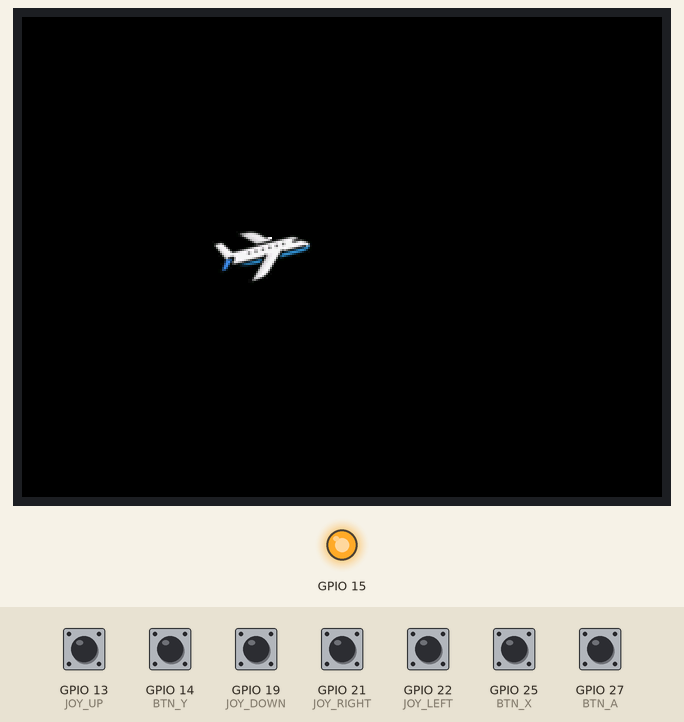
Bench run of a sketch on a simulated ESP32. Shown: 320×240 colour display, output pins drawn as LEDs (lit = HIGH). Inputs (shaded band) come from the test bench; at power-on: GPIO 13 (JOY_UP), GPIO 14 (BTN_Y), GPIO 19 (JOY_DOWN), GPIO 21 (JOY_RIGHT), GPIO 22 (JOY_LEFT), GPIO 25 (BTN_X), GPIO 27 (BTN_A) HIGH.

Above: at 1.4 s.
1.5 s: GPIO 25 (BTN_X) pulled LOW for 0.15 s
At 2.8 s:
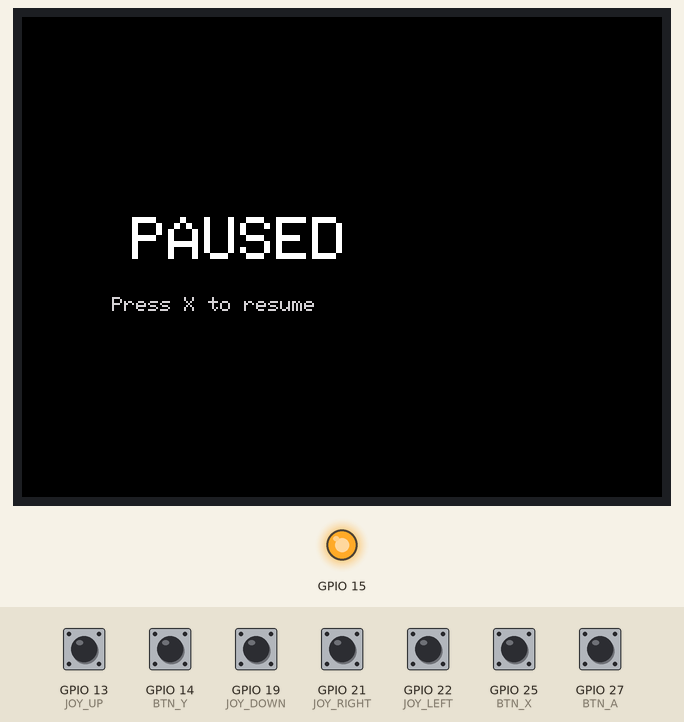
3.1 s: GPIO 25 (BTN_X) pulled LOW for 1 s
At 4.5 s:
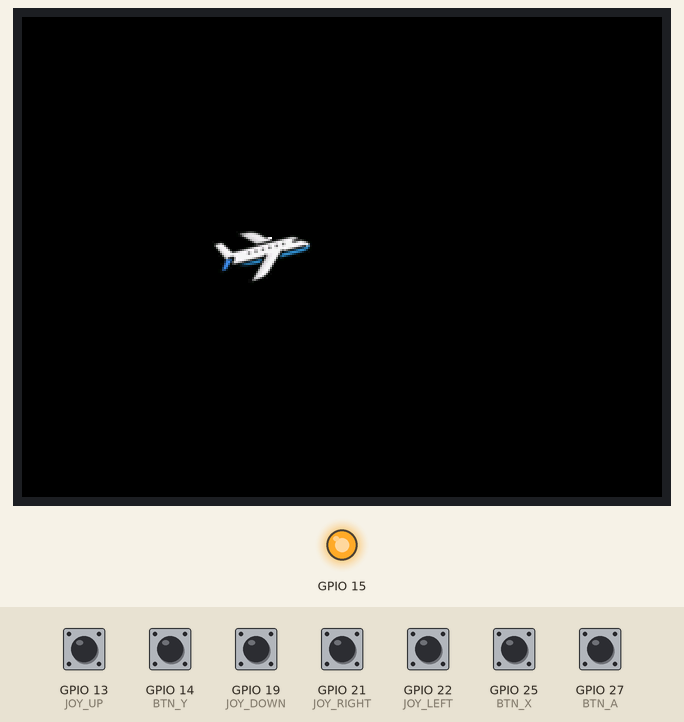
5.6 s: GPIO 27 (BTN_A) pulled LOW for 0.15 s
7.4 s: GPIO 25 (BTN_X) pulled LOW for 0.15 s
At 8.1 s:
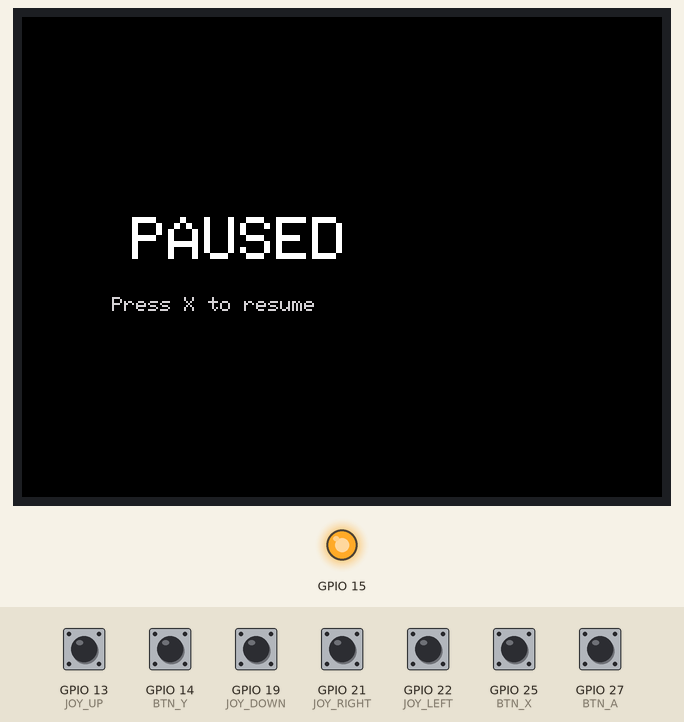
9.0 s: GPIO 14 (BTN_Y) pulled LOW for 0.15 s
At 10.2 s:
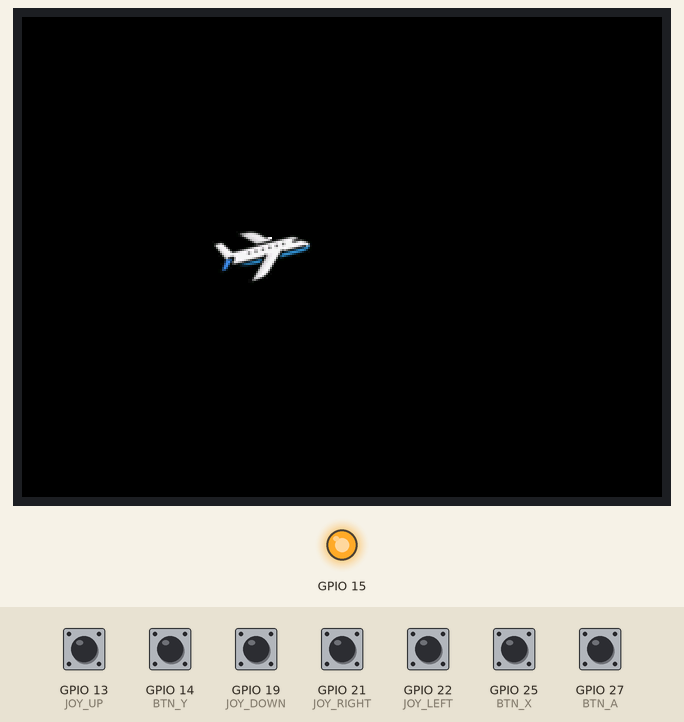
10.6 s: GPIO 13 (JOY_UP) pulled LOW for 1 s
At 11.8 s:
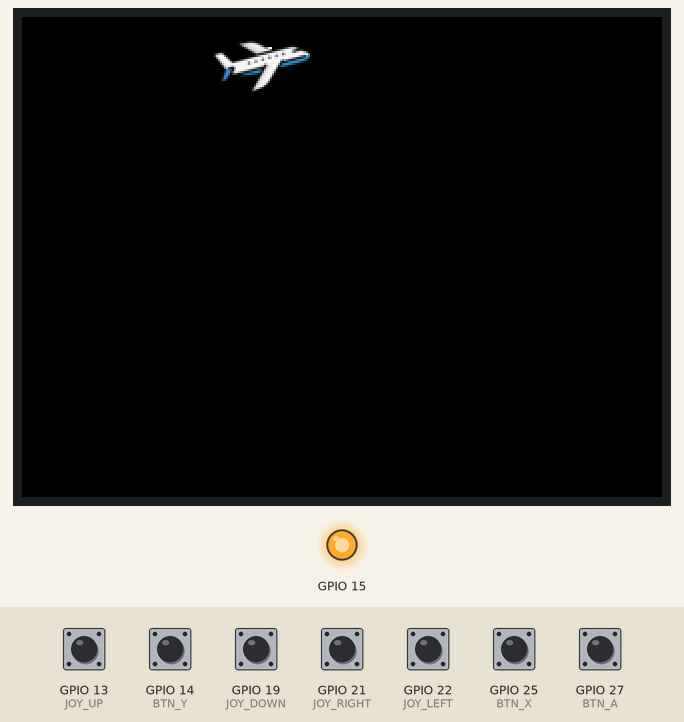
Timing chart, 0 to 13.6 s (numbered marks = the images above; inputs shaded):
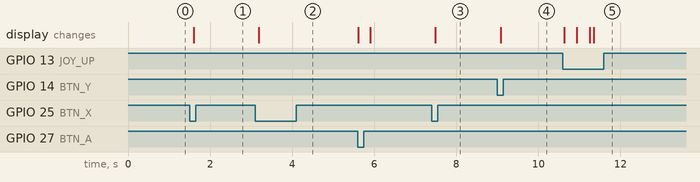

The sketch:

aircraftGame.ino
```cpp
//  WIRING
//  LCD Display
// GP11 (LCD_DIN/MOSI)  -> GPIO 23
// GP10 (LCD_CLK/SCLK)  -> GPIO 18
// GP9  (LCD_CS)        -> GPIO 5
// GP8  (LCD_DC)        -> GPIO 2
// GP12 (LCD_RST)       -> GPIO 4
// GP13 (LCD_BL)        -> GPIO 15
// 3V3OUT               -> 3.3V
// GND                  -> GND

//  Buttons
// GP15 (Button A)      -> GPIO 27  SHOOT
// GP17 (Button B)      -> GPIO 26  (unused)
// GP19 (Button X)      -> GPIO 25  PAUSE
// GP21 (Button Y)      -> GPIO 14  RESTART
//  Joystick
// GP2  (Joy UP)        -> GPIO 13
// GP18 (Joy DOWN)      -> GPIO 19
// GP16 (Joy LEFT)      -> GPIO 22
// GP20 (Joy RIGHT)     -> GPIO 21
// GP3  (Joy PRESS)     -> GPIO 12


#include <TFT_eSPI.h>
#include "airplane.h"

TFT_eSPI tft = TFT_eSPI();


#define BTN_A     27  // shoot
#define BTN_B     26
#define BTN_X     25  // pause
#define BTN_Y     14  // restart

#define JOY_UP    13
#define JOY_DOWN  19
#define JOY_LEFT  22
#define JOY_RIGHT 21
#define JOY_PRESS 12

#define PLANE_W   50
#define PLANE_H   50

// Bullets
#define MAX_BULLETS 5
struct Bullet {
  int x, y;
  bool active;
};
Bullet bullets[MAX_BULLETS];

//  Game state
int playerX = 95;
int playerY = 95;
int speed = 5;
bool paused = false;
bool lastPauseBtn = HIGH;
bool lastShootBtn = HIGH;

void drawBullet(int x, int y, uint16_t color) {
  tft.fillRect(x, y, 8, 4, color);
}

void shoot() {
  for (int i = 0; i < MAX_BULLETS; i++) {
    if (!bullets[i].active) {
      bullets[i].x = playerX + PLANE_W;
      bullets[i].y = playerY + PLANE_H / 2;
      bullets[i].active = true;
      break;
    }
  }
}

void updateBullets() {
  for (int i = 0; i < MAX_BULLETS; i++) {
    if (bullets[i].active) {
      drawBullet(bullets[i].x, bullets[i].y, TFT_BLACK);
      bullets[i].x += 10;
      if (bullets[i].x > 240) {
        bullets[i].active = false;
      } else {
        drawBullet(bullets[i].x, bullets[i].y, TFT_YELLOW);
      }
    }
  }
}

void restartGame() {
  for (int i = 0; i < MAX_BULLETS; i++) bullets[i].active = false;
  playerX = 95;
  playerY = 95;
  paused = false;
  tft.fillScreen(TFT_BLACK);
  tft.pushImage(playerX, playerY, PLANE_W, PLANE_H, airplane);
}


void showPause() {
  tft.fillScreen(TFT_BLACK);
  tft.setTextColor(TFT_WHITE);
  tft.setTextSize(3);
  tft.setCursor(55, 100);
  tft.print("PAUSED");
  tft.setTextSize(1);
  tft.setTextColor(TFT_LIGHTGREY);
  tft.setCursor(45, 140);
  tft.print("Press X to resume");
}

void setup() {
  pinMode(15, OUTPUT);
  digitalWrite(15, HIGH);

  tft.init();
  tft.setRotation(1);
  tft.invertDisplay(true);
  tft.fillScreen(TFT_BLACK);

  pinMode(BTN_A,     INPUT_PULLUP);
  pinMode(BTN_B,     INPUT_PULLUP);
  pinMode(BTN_X,     INPUT_PULLUP);
  pinMode(BTN_Y,     INPUT_PULLUP);
  pinMode(JOY_UP,    INPUT_PULLUP);
  pinMode(JOY_DOWN,  INPUT_PULLUP);
  pinMode(JOY_LEFT,  INPUT_PULLUP);
  pinMode(JOY_RIGHT, INPUT_PULLUP);
  pinMode(JOY_PRESS, INPUT_PULLUP);

  for (int i = 0; i < MAX_BULLETS; i++) bullets[i].active = false;

  tft.pushImage(playerX, playerY, PLANE_W, PLANE_H, airplane);
}

void loop() {

  // Y - Restart (works even when paused)
  if (digitalRead(BTN_Y) == LOW) {
    restartGame();
    delay(300);
    return;
  }

  // X  Pause toggle
  bool pauseBtn = digitalRead(BTN_X);
  if (pauseBtn == LOW && lastPauseBtn == HIGH) {
    paused = !paused;
    if (paused) {
      showPause();
    } else {
      tft.fillScreen(TFT_BLACK);
      tft.pushImage(playerX, playerY, PLANE_W, PLANE_H, airplane);
    }
    delay(200);
  }
  lastPauseBtn = pauseBtn;

  if (paused) return;

  // A  Shoot
  bool shootBtn = digitalRead(BTN_A);
  if (shootBtn == LOW && lastShootBtn == HIGH) {
    shoot();
  }
  lastShootBtn = shootBtn;

  // Joystick  Move plane
  int newX = playerX;
  int newY = playerY;

  if (digitalRead(JOY_UP)    == LOW) newY -= speed;
  if (digitalRead(JOY_DOWN)  == LOW) newY += speed;
  if (digitalRead(JOY_LEFT)  == LOW) newX -= speed;
  if (digitalRead(JOY_RIGHT) == LOW) newX += speed;

  newX = constrain(newX, 0, 240 - PLANE_W);
  newY = constrain(newY, 0, 240 - PLANE_H);

  if (newX != playerX || newY != playerY) {
    tft.fillRect(playerX, playerY, PLANE_W, PLANE_H, TFT_BLACK);
    playerX = newX;
    playerY = newY;
    tft.pushImage(playerX, playerY, PLANE_W, PLANE_H, airplane);
  }

  updateBullets();

  delay(30);
}
```

Source omitted: airplane.h (data table, 20371 bytes)

Measured:
- after the input at 1.5 s, the display: changes after 0.11 s (image 1)
- after the input at 3.1 s, the display: changes after 0.08 s (image 2)
- after the input at 7.4 s, the display: changes after 0.09 s (image 3)
- after the input at 9.0 s, the display: changes after 0.08 s (image 4)
- after the input at 10.6 s, the display: first changes at once (image 5 shows a later state)
